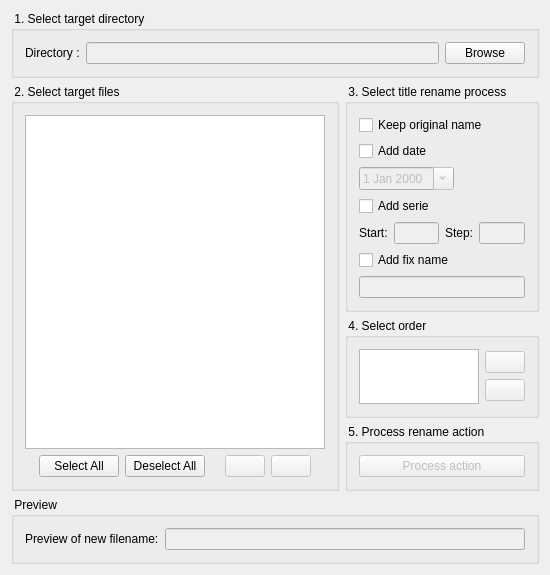
<?xml version="1.0" encoding="UTF-8"?>
<ui version="4.0">
 <class>MainWindow</class>
 <widget class="QMainWindow" name="MainWindow">
  <property name="geometry">
   <rect>
    <x>0</x>
    <y>0</y>
    <width>538</width>
    <height>559</height>
   </rect>
  </property>
  <property name="windowTitle">
   <string>File Title manager</string>
  </property>
  <widget class="QWidget" name="centralWidget">
   <layout class="QVBoxLayout" name="verticalLayout_4">
    <item>
     <widget class="QGroupBox" name="gbSelectTargetDir">
      <property name="title">
       <string> 1. Select target directory </string>
      </property>
      <layout class="QHBoxLayout" name="horizontalLayout">
       <item>
        <widget class="QLabel" name="lblDirectoryTarget">
         <property name="text">
          <string>Directory :</string>
         </property>
        </widget>
       </item>
       <item>
        <widget class="QLineEdit" name="ledDirectoryTarget">
         <property name="enabled">
          <bool>false</bool>
         </property>
        </widget>
       </item>
       <item>
        <widget class="QPushButton" name="pbDirectoryBrowse">
         <property name="text">
          <string>Browse</string>
         </property>
        </widget>
       </item>
      </layout>
     </widget>
    </item>
    <item>
     <layout class="QHBoxLayout" name="horizontalLayout_3">
      <item>
       <widget class="QGroupBox" name="gbSelectFiles">
        <property name="title">
         <string> 2. Select target files </string>
        </property>
        <layout class="QVBoxLayout" name="verticalLayout_5">
         <item>
          <widget class="QListWidget" name="listFiles">
           <property name="minimumSize">
            <size>
             <width>300</width>
             <height>0</height>
            </size>
           </property>
           <property name="selectionMode">
            <enum>QAbstractItemView::ExtendedSelection</enum>
           </property>
          </widget>
         </item>
         <item>
          <layout class="QHBoxLayout" name="horizontalLayout_2">
           <item>
            <spacer name="horizontalSpacer_2">
             <property name="orientation">
              <enum>Qt::Horizontal</enum>
             </property>
             <property name="sizeHint" stdset="0">
              <size>
               <width>40</width>
               <height>20</height>
              </size>
             </property>
            </spacer>
           </item>
           <item>
            <widget class="QPushButton" name="pbSelectAll">
             <property name="text">
              <string>Select All</string>
             </property>
            </widget>
           </item>
           <item>
            <widget class="QPushButton" name="pbDeselectAll">
             <property name="text">
              <string>Deselect All</string>
             </property>
            </widget>
           </item>
           <item>
            <spacer name="horizontalSpacer_4">
             <property name="orientation">
              <enum>Qt::Horizontal</enum>
             </property>
             <property name="sizeHint" stdset="0">
              <size>
               <width>40</width>
               <height>20</height>
              </size>
             </property>
            </spacer>
           </item>
           <item>
            <widget class="QPushButton" name="pbFileUp">
             <property name="enabled">
              <bool>false</bool>
             </property>
             <property name="text">
              <string/>
             </property>
             <property name="icon">
              <iconset resource="fiti.qrc">
               <normaloff>:/images/res/arrow_up.png</normaloff>:/images/res/arrow_up.png</iconset>
             </property>
            </widget>
           </item>
           <item>
            <widget class="QPushButton" name="pbFileDown">
             <property name="enabled">
              <bool>false</bool>
             </property>
             <property name="text">
              <string/>
             </property>
             <property name="icon">
              <iconset resource="fiti.qrc">
               <normaloff>:/images/res/arrow_down.png</normaloff>:/images/res/arrow_down.png</iconset>
             </property>
            </widget>
           </item>
           <item>
            <spacer name="horizontalSpacer_3">
             <property name="orientation">
              <enum>Qt::Horizontal</enum>
             </property>
             <property name="sizeHint" stdset="0">
              <size>
               <width>40</width>
               <height>20</height>
              </size>
             </property>
            </spacer>
           </item>
          </layout>
         </item>
        </layout>
       </widget>
      </item>
      <item>
       <layout class="QVBoxLayout" name="verticalLayout_3">
        <item>
         <widget class="QGroupBox" name="gbSelectMethod">
          <property name="title">
           <string> 3. Select title rename process </string>
          </property>
          <layout class="QVBoxLayout" name="verticalLayout">
           <item>
            <widget class="QCheckBox" name="chkOrigName">
             <property name="text">
              <string>Keep original name</string>
             </property>
            </widget>
           </item>
           <item>
            <widget class="QCheckBox" name="chkDate">
             <property name="text">
              <string>Add date</string>
             </property>
            </widget>
           </item>
           <item>
            <layout class="QHBoxLayout" name="horizontalLayout_4">
             <item>
              <widget class="QDateEdit" name="dtDate">
               <property name="enabled">
                <bool>false</bool>
               </property>
               <property name="calendarPopup">
                <bool>true</bool>
               </property>
              </widget>
             </item>
             <item>
              <spacer name="horizontalSpacer">
               <property name="orientation">
                <enum>Qt::Horizontal</enum>
               </property>
               <property name="sizeHint" stdset="0">
                <size>
                 <width>40</width>
                 <height>20</height>
                </size>
               </property>
              </spacer>
             </item>
            </layout>
           </item>
           <item>
            <widget class="QCheckBox" name="chkSerie">
             <property name="text">
              <string>Add serie</string>
             </property>
            </widget>
           </item>
           <item>
            <layout class="QHBoxLayout" name="horizontalLayout_5">
             <item>
              <widget class="QLabel" name="lblSerieStart">
               <property name="text">
                <string>Start:</string>
               </property>
              </widget>
             </item>
             <item>
              <widget class="QLineEdit" name="ledStart">
               <property name="enabled">
                <bool>false</bool>
               </property>
              </widget>
             </item>
             <item>
              <widget class="QLabel" name="lblStep">
               <property name="text">
                <string>Step:</string>
               </property>
              </widget>
             </item>
             <item>
              <widget class="QLineEdit" name="ledStep">
               <property name="enabled">
                <bool>false</bool>
               </property>
              </widget>
             </item>
            </layout>
           </item>
           <item>
            <widget class="QCheckBox" name="chkFixName">
             <property name="text">
              <string>Add fix name</string>
             </property>
            </widget>
           </item>
           <item>
            <widget class="QLineEdit" name="ledFixName">
             <property name="enabled">
              <bool>false</bool>
             </property>
            </widget>
           </item>
           <item>
            <spacer name="verticalSpacer">
             <property name="orientation">
              <enum>Qt::Vertical</enum>
             </property>
             <property name="sizeHint" stdset="0">
              <size>
               <width>20</width>
               <height>40</height>
              </size>
             </property>
            </spacer>
           </item>
          </layout>
         </widget>
        </item>
        <item>
         <widget class="QGroupBox" name="gbOrder">
          <property name="minimumSize">
           <size>
            <width>0</width>
            <height>100</height>
           </size>
          </property>
          <property name="title">
           <string> 4. Select order </string>
          </property>
          <layout class="QHBoxLayout" name="horizontalLayout_7">
           <item>
            <widget class="QListWidget" name="listOrder"/>
           </item>
           <item>
            <layout class="QVBoxLayout" name="verticalLayout_6">
             <item>
              <spacer name="verticalSpacer_2">
               <property name="orientation">
                <enum>Qt::Vertical</enum>
               </property>
               <property name="sizeHint" stdset="0">
                <size>
                 <width>20</width>
                 <height>10</height>
                </size>
               </property>
              </spacer>
             </item>
             <item>
              <widget class="QPushButton" name="pbUp">
               <property name="enabled">
                <bool>false</bool>
               </property>
               <property name="maximumSize">
                <size>
                 <width>40</width>
                 <height>16777215</height>
                </size>
               </property>
               <property name="text">
                <string/>
               </property>
               <property name="icon">
                <iconset resource="fiti.qrc">
                 <normaloff>:/images/res/arrow_up.png</normaloff>:/images/res/arrow_up.png</iconset>
               </property>
               <property name="iconSize">
                <size>
                 <width>25</width>
                 <height>25</height>
                </size>
               </property>
              </widget>
             </item>
             <item>
              <widget class="QPushButton" name="pbDown">
               <property name="enabled">
                <bool>false</bool>
               </property>
               <property name="maximumSize">
                <size>
                 <width>40</width>
                 <height>16777215</height>
                </size>
               </property>
               <property name="text">
                <string/>
               </property>
               <property name="icon">
                <iconset resource="fiti.qrc">
                 <normaloff>:/images/res/arrow_down.png</normaloff>:/images/res/arrow_down.png</iconset>
               </property>
               <property name="iconSize">
                <size>
                 <width>25</width>
                 <height>25</height>
                </size>
               </property>
              </widget>
             </item>
             <item>
              <spacer name="verticalSpacer_3">
               <property name="orientation">
                <enum>Qt::Vertical</enum>
               </property>
               <property name="sizeHint" stdset="0">
                <size>
                 <width>20</width>
                 <height>10</height>
                </size>
               </property>
              </spacer>
             </item>
            </layout>
           </item>
          </layout>
         </widget>
        </item>
        <item>
         <widget class="QGroupBox" name="gbProcessAction">
          <property name="title">
           <string> 5. Process rename action </string>
          </property>
          <layout class="QVBoxLayout" name="verticalLayout_2">
           <item>
            <widget class="QPushButton" name="pbProcessAction">
             <property name="enabled">
              <bool>false</bool>
             </property>
             <property name="text">
              <string>Process action</string>
             </property>
            </widget>
           </item>
          </layout>
         </widget>
        </item>
       </layout>
      </item>
     </layout>
    </item>
    <item>
     <widget class="QGroupBox" name="groupBox">
      <property name="title">
       <string> Preview </string>
      </property>
      <layout class="QHBoxLayout" name="horizontalLayout_6">
       <item>
        <widget class="QLabel" name="lblPreview">
         <property name="text">
          <string>Preview of new filename:</string>
         </property>
        </widget>
       </item>
       <item>
        <widget class="QLineEdit" name="ledPreview">
         <property name="enabled">
          <bool>false</bool>
         </property>
        </widget>
       </item>
      </layout>
     </widget>
    </item>
   </layout>
  </widget>
  <widget class="QMenuBar" name="menuBar">
   <property name="geometry">
    <rect>
     <x>0</x>
     <y>0</y>
     <width>538</width>
     <height>20</height>
    </rect>
   </property>
  </widget>
 </widget>
 <layoutdefault spacing="6" margin="11"/>
 <resources>
  <include location="fiti.qrc"/>
 </resources>
 <connections/>
</ui>
